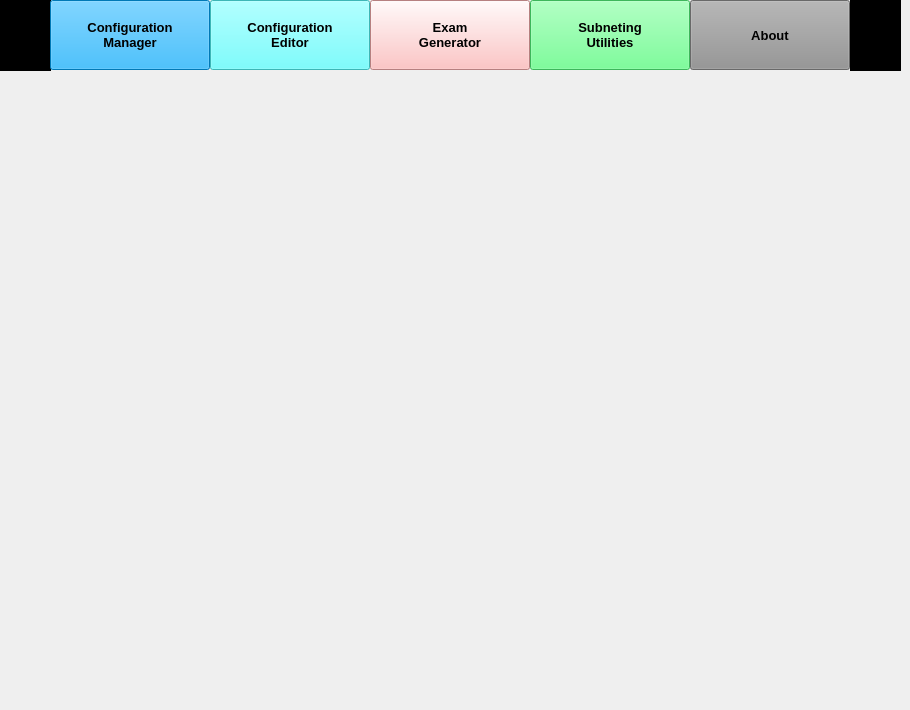
    <widget class="QWidget" name="Home">
     <widget class="QPushButton" name="Btn_About">
      <property name="enabled">
       <bool>true</bool>
      </property>
      <property name="geometry">
       <rect>
        <x>690</x>
        <y>0</y>
        <width>160</width>
        <height>70</height>
       </rect>
      </property>
      <property name="font">
       <font>
        <pointsize>10</pointsize>
        <weight>75</weight>
        <bold>true</bold>
       </font>
      </property>
      <property name="styleSheet">
       <string notr="true">background-color: rgb(147, 147, 147);</string>
      </property>
      <property name="text">
       <string>About</string>
      </property>
     </widget>
     <widget class="QPushButton" name="Btn_Editor">
      <property name="enabled">
       <bool>true</bool>
      </property>
      <property name="geometry">
       <rect>
        <x>210</x>
        <y>0</y>
        <width>160</width>
        <height>70</height>
       </rect>
      </property>
      <property name="font">
       <font>
        <pointsize>10</pointsize>
        <weight>75</weight>
        <bold>true</bold>
       </font>
      </property>
      <property name="styleSheet">
       <string notr="true">background-color: rgb(85, 255, 255);</string>
      </property>
      <property name="text">
       <string>Configuration
Editor</string>
      </property>
     </widget>
     <widget class="QPushButton" name="Btn_Config">
      <property name="geometry">
       <rect>
        <x>50</x>
        <y>0</y>
        <width>160</width>
        <height>70</height>
       </rect>
      </property>
      <property name="font">
       <font>
        <pointsize>10</pointsize>
        <weight>75</weight>
        <bold>true</bold>
       </font>
      </property>
      <property name="styleSheet">
       <string notr="true">background-color: rgb(0, 170, 255);</string>
      </property>
      <property name="text">
       <string>Configuration
Manager</string>
      </property>
     </widget>
     <widget class="QPushButton" name="Btn_Subnet">
      <property name="geometry">
       <rect>
        <x>530</x>
        <y>0</y>
        <width>160</width>
        <height>70</height>
       </rect>
      </property>
      <property name="font">
       <font>
        <pointsize>10</pointsize>
        <weight>75</weight>
        <bold>true</bold>
       </font>
      </property>
      <property name="styleSheet">
       <string notr="true">background-color: rgb(85, 255, 127);</string>
      </property>
      <property name="text">
       <string>Subneting
Utilities</string>
      </property>
     </widget>
     <widget class="QLabel" name="Background_img">
      <property name="geometry">
       <rect>
        <x>0</x>
        <y>70</y>
        <width>901</width>
        <height>631</height>
       </rect>
      </property>
      <property name="text">
       <string/>
      </property>
      <property name="pixmap">
       <pixmap>../img/logo.jpg</pixmap>
      </property>
      <property name="scaledContents">
       <bool>true</bool>
      </property>
     </widget>
     <widget class="QPushButton" name="Btn_Exam">
      <property name="geometry">
       <rect>
        <x>370</x>
        <y>0</y>
        <width>160</width>
        <height>70</height>
       </rect>
      </property>
      <property name="font">
       <font>
        <pointsize>10</pointsize>
        <weight>75</weight>
        <bold>true</bold>
       </font>
      </property>
      <property name="styleSheet">
       <string notr="true">background-color: rgb(255, 179, 179);</string>
      </property>
      <property name="text">
       <string>Exam
Generator</string>
      </property>
     </widget>
     <widget class="QLabel" name="Black_Square1">
      <property name="geometry">
       <rect>
        <x>0</x>
        <y>0</y>
        <width>51</width>
        <height>71</height>
       </rect>
      </property>
      <property name="styleSheet">
       <string notr="true">background-color: rgb(0, 0, 0);</string>
      </property>
      <property name="text">
       <string/>
      </property>
     </widget>
     <widget class="QLabel" name="Black_Square2">
      <property name="geometry">
       <rect>
        <x>850</x>
        <y>0</y>
        <width>51</width>
        <height>71</height>
       </rect>
      </property>
      <property name="styleSheet">
       <string notr="true">background-color: rgb(0, 0, 0);</string>
      </property>
      <property name="text">
       <string/>
      </property>
     </widget>
     <zorder>Black_Square1</zorder>
     <zorder>Background_img</zorder>
     <zorder>Btn_Config</zorder>
     <zorder>Btn_Editor</zorder>
     <zorder>Btn_About</zorder>
     <zorder>Btn_Subnet</zorder>
     <zorder>Btn_Exam</zorder>
     <zorder>Black_Square2</zorder>
    </widget>
